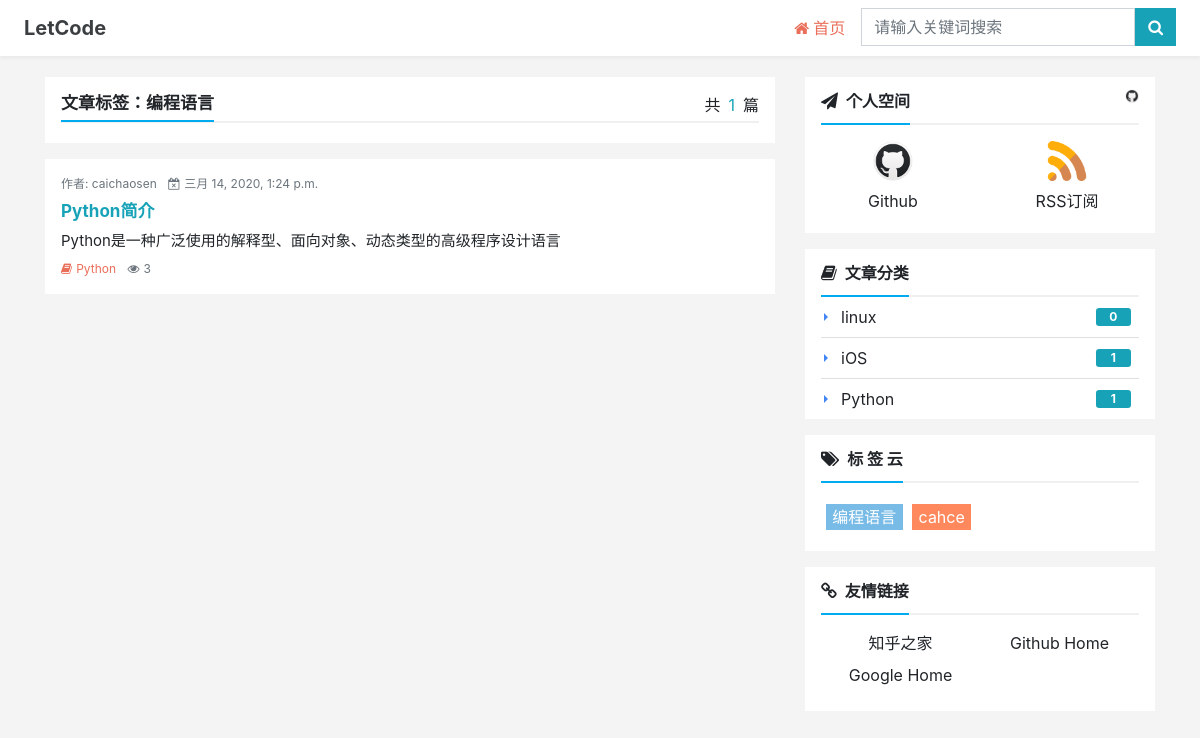
Page /ntag/1 on the committed database.
### blog/models.py (models this page shows, shortened)
class Tag(models.Model):
    STATUS_NORMAL = 1
    STATUS_DELETE = 0
    STATUS_ITEMS = [
        (STATUS_NORMAL,'正常'),
        (STATUS_DELETE, '删除')
    ]
    name = models.CharField(max_length=10, verbose_name='名称')
    status = models.PositiveIntegerField(default=STATUS_NORMAL,choices=STATUS_ITEMS,verbose_name='状态')
    owner = models.ForeignKey(User,on_delete=models.CASCADE,verbose_name='作者')
    create_time = models.DateTimeField(auto_now_add=True,verbose_name='创建时间')
    desc = models.CharField(max_length=2020, verbose_name='标签描述', default='')
    class Meta:
        verbose_name = verbose_name_plural = '标签'

class Post(models.Model):
    STATUS_NORMAL = 1
    STATUS_DELETE = 0
    STATUS_DRAFT = 2
    STATUS_ITEMS = [
        (STATUS_NORMAL,'正常'),
        (STATUS_DRAFT, '草稿'),
        (STATUS_DELETE, '删除')
    ]
    title = models.CharField(max_length=255, verbose_name='标题')
    desc = models.CharField(max_length=1024,blank=True, verbose_name='摘要')
    content = models.TextField(verbose_name='正文',help_text='正文必须为Markdown格式')
    status = models.PositiveIntegerField(default=STATUS_NORMAL, choices=STATUS_ITEMS, verbose_name='状态')
    create_time = models.DateTimeField(auto_now_add=True, verbose_name='创建时间')
    category = models.ForeignKey(Category,on_delete=models.CASCADE,verbose_name='分类')
    tag = models.ManyToManyField(Tag,verbose_name='标签')
    owner = models.ForeignKey(User,on_delete=models.CASCADE, verbose_name='作者')
    is_md = models.BooleanField(default=False,verbose_name='使用markdown语法')
    content_html = models.TextField(verbose_name='正文html格式', blank=True, editable=False)
    pv = models.PositiveIntegerField(default=1)
    uv = models.PositiveIntegerField(default=1)
    @staticmethod
    def get_by_tag(tag_id):
        try:
            tag = Tag.objects.get(id=tag_id)
        except Tag.DoesNotExist:
            tag = None
            post_list = []
        else:
            post_list = tag.post_set.filter(status=Post.STATUS_NORMAL).select_related('owner','category')
        return post_list,tag
    class Meta:
        verbose_name = verbose_name_plural = '文章'
        ordering = ['-id']

class Category(models.Model):
    STATUS_NORMAL = 1
    STATUS_DELETE = 0
    STATUS_ITEMS = [
        (STATUS_NORMAL,'正常'),
        (STATUS_DELETE, '删除')
    ]
    name = models.CharField(max_length=50, verbose_name='名称')
    status = models.PositiveIntegerField(default=STATUS_NORMAL,choices=STATUS_ITEMS,verbose_name='状态')
    is_nav = models.BooleanField(default=False,verbose_name='是否为导航')
    owner = models.ForeignKey(User,on_delete=models.CASCADE,verbose_name='作者')
    create_time = models.DateTimeField(auto_now_add=True,verbose_name='创建时间')
    desc = models.CharField(max_length=2020,verbose_name='分类描述',default='')
    def link_post_count(self):
        return Post.objects.filter(category_id=self.id).count()
    class Meta:
        verbose_name = verbose_name_plural = '分类'
        ordering = ['-id']

### config/models.py (models this page shows)
class Link(models.Model):
    STATUS_NORMAL = 1
    STATUS_DELETE = 0
    STATUS_ITEMS = [
        (STATUS_NORMAL,'正常'),
        (STATUS_DELETE, '删除')
    ]
    title = models.CharField(max_length=50, verbose_name='标题')
    status = models.PositiveIntegerField(default=STATUS_NORMAL, choices=STATUS_ITEMS, verbose_name='状态')
    href = models.URLField(verbose_name='链接')
    weight = models.PositiveIntegerField(default=1,
                                         choices=zip(range(1,6),range(1,6)),
                                         verbose_name='权重',
                                         help_text='权重高展示顺序靠前')
    owner = models.ForeignKey(User,on_delete=models.CASCADE, verbose_name='作者')
    create_time = models.DateTimeField(auto_now_add=True, verbose_name='创建时间')
    class Meta:
        verbose_name = verbose_name_plural = '友链'

### blog/views.py (the view)
# urls.py: path('ntag/<int:tag_id>',TagIndexView.as_view(), name='ntag-detail'),
class TagIndexView(ListView):
    queryset = Post.lastes_posts()
    paginate_by = 8
    template_name = 'blog/_tag.html'
    context_object_name = 'post_list'
    def get_context_data(self, *args, **kwargs):
        context = super(TagIndexView, self).get_context_data(**kwargs)
        tags = Tag.objects.filter(status=Tag.STATUS_NORMAL)
        categorys = Category.objects.filter(status=Category.STATUS_NORMAL)
        tag_id = self.kwargs.get('tag_id')
        tag = get_object_or_404(Tag, pk=tag_id)
        post_list = Post.get_by_tag(tag_id)[0]
        links = Link.objects.filter(status=Link.STATUS_NORMAL)
        context.update({
            'keyword': '',
            'tags': tags,
            'categorys': categorys,
            'links': links,
            'post_list': post_list,
            'tag': tag,
        })
        return context

### typeidea/templates/blog/_tag.html (shortened to what this page needs)
{% load static %}
<!doctype html>
<html lang="en">
<head>
    <link href="https://cdn.bootcss.com/twitter-bootstrap/4.3.1/css/bootstrap.min.css" rel="stylesheet">
    <link href="https://cdn.bootcss.com/font-awesome/4.7.0/css/font-awesome.min.css" rel="stylesheet">
    <link href="{% static 'css/blog/base.css' %}" rel="stylesheet"/>
</head>
<body>
<nav class="navbar navbar-expand-md bg-white fixed-top blog-navbar py-md-0">
    <a class="navbar-brand d-md-none d-lg-block" id="site-logo-name" href="/index/">
        <strong class="px-2">LetCode</strong>
    </a>
    <div class="collapse navbar-collapse" id="navbarSupportedContent">
        <ul class="navbar-nav ml-auto">
            <li class="nav-item mr-2">
                <a class="nav-link py-md-3 active" href="{% url 'nIndex'%}"><i class="fa fa-home mr-1"></i>首页<span class="sr-only">(current)</span></a>
            </li>
            <form class="nav-item navbar-form mr-2 py-md-2" role="search" method="get" id="searchform" action="/nsearch/">
                 <div class="input-group">
                    <input type="search" name="keyword" class="form-control rounded-0" placeholder="请输入关键词搜索"
                           autocomplete="off" required=True value="{{ keyword }}">
                    <div class="input-group-btn">
                        <button class="btn btn-info rounded-0" type="submit"><i class="fa fa-search"></i></button>
                    </div>
                </div>
            </form>
        </ul>
    </div>
</nav>
<main>
<div class="container">
    <div class="row">
        <div class="col-lg-8">
            <div class="description bg-white px-3 pt-3 pb-1">
                <p class="float-right mb-0">共<span class="mx-2 text-info">{{ post_list.count }}</span>篇</p>
                <h1 class="f-17"><strong>文章标签：{{ tag.name }}</strong></h1>
            </div>
            <div class="text-secondary font-weight-bold py-2 f-15 choice">
            </div>
<div class="summary-list">
    {% for post in post_list %}
    <div class="media mb-1 mb-sm-2 p-2 p-lg-3">
        <div class="media-body">
            <div class="text-muted mb-2 f-12">
                <span>作者: {{ post.owner.username }}</span>
                <span><i class="fa fa-calendar-times-o ml-2 mr-1"></i>{{ post.create_time }}</span>
            </div>
            <h2 class="mt-0 font-weight-bold text-info f-17">
                <a href="{% url 'npost-detail' post.id %}" target="_blank">{{ post.title }}</a>
            </h2>
            <p class="d-none d-sm-block mb-2 f-15">{{ post.desc }}</p>
            <div class="text-muted mb-0 f-12">
                <a class="cate" href="{% url 'ncategory-detail' post.category.id %}" title="查看当前分类下更多文章">
                    <i class="fa fa-book mr-1"></i>{{ post.category.name }}</a>
                <span><i class="fa fa-eye ml-2 mr-1"></i>{{ post.pv }}</span>
            </div>
        </div>
    </div>
    {% endfor%}
</div>
        </div>
        <div class="col-lg-4">
            <div class="card border-0 rounded-0 px-3 mb-2 mb-md-3 d-none d-lg-block" id="home-card">
    <div class="card-header bg-white px-0">
        <strong><i class="fa fa-paper-plane mr-2 f-17"></i>个人空间</strong>
        <img class="float-right" id="theme-img"
             src="{% static 'images/github.png' %}"
             alt="theme-toggle" title="切换主题">
    </div>
    <div class="card-body px-0 pt-3 pb-1">
        <div class="row text-center">
            <div class="col">
                <a href="https://github.com/TisonCai" target="_blank" title="进入博主的Github查看博客源码">
                    <img style="max-width:40px" alt="博主的github" src="{% static 'images/github.png' %}">
                    <p class="mt-2">Github</p>
                </a>
            </div>
            <div class="col">
                <a href="{% url 'django.blog.sitemap' %}" target="_blank" title="订阅博客">
                    <img style="max-width:40px" alt="订阅博客RSS" src="{% static 'images/rss.png' %}">
                    <p class="mt-2">RSS订阅</p>
                </a>
            </div>
        </div>
    </div>
</div>
            <div class="card border-0 rounded-0 px-3 mb-2 mb-md-3" id="category-card">
    <div class="card-header bg-white px-0">
        <strong><i class="fa fa-book mr-2 f-17"></i>文章分类</strong>
    </div>
    <ul class="list-group list-group-flush f-16">
        {% for cate in categorys %}
        <li class="list-group-item d-flex justify-content-between align-items-center pr-2 py-2">
            <a class="category-item" href="{% url 'ncategory-detail' cate.id %}"
               title="查看{{ cate.name }}分类下所有文章">{{ cate.name }}</a>
            <span class="badge text-center" title="当前分类下有{{ cate.link_post_count }}篇文章">{{ cate.link_post_count }}</span>
        </li>
        {% endfor %}
    </ul>
</div>
            <div class="card border-0 rounded-0 px-3 mb-2 mb-md-3" id="tag-card">
    <div class="card-header bg-white px-0">
        <strong><i class="fa fa-tags mr-2 f-17"></i>标&nbsp;签&nbsp;云</strong>
    </div>
    <div class="card-body px-0 py-3">
        <div class="tag-cloud">
            {% for tag in tags %}
                <a href="{% url 'ntag-detail' tag.id %}" class="tags f-16" id="tag-1"
               title="{{ tag.name }}标签下有3篇文章">{{ tag.name }}</a>
            {% endfor %}
        </div>
    </div>
</div>
            <div class="d-none d-lg-block">
    <div class="card border-0 rounded-0 px-3 mb-2 mb-md-3" id="friends-card">
        <div class="card-header bg-white px-0">
            <strong><i class="fa fa-link mr-2 f-17"></i>友情链接</strong>
        </div>
        <div class="card-body px-0 py-3">
            <div class="tool-list">
                {% for link in links %}
                <div class="w-50 float-left text-center mb-2">
                    <div class="mx-2">
                        <a href="{{ link.href }}" title="{{ link.title }}" target="_blank">
                            {{ link.title }}</a>
                    </div>
                </div>
                {% endfor %}
            </div>
        </div>
    </div>
</div>
        </div>
    </div>
</div>
</main>
</body>
</html>

### typeidea/static/css/blog/base.css (style rules this page uses)
.headroom { transition: transform 300ms linear; }
body { background: #f4f4f4; padding-top:4.8rem; display: -webkit-flex; display: flex; min-height: 100vh; flex-direction: column; }
main { flex: 1 0 auto; }
.container { padding-right: 5px; padding-left: 5px; }
a { color: inherit; }
.h1, h1 { font-size: 1.4em; }
.h2, h2 { font-size: 1.3em; }
.f-17 { font-size:13px; }
.f-16 { font-size:12px; }
.f-15 { font-size:11px; }
.f-12 { font-size:8px; }
#site-logo-name, #site-logo-name:hover, #site-logo-name:active { color: #3c3f41; }
.blog-navbar { box-shadow: 0 2px 4px 0 rgba(0,0,0,0.05); }
.nav-item a.active { color: #ea6f5a; }
.description h1 { padding-bottom: 8px; border-bottom: 2px solid #f0f0f0; }
.description strong { padding-bottom: 7px; border-bottom: 2px solid #00AAEE; }
.summary-list .media { background-color: #fff; }
.summary-list .cate { color: #ea6f5a; }
#theme-img { width: auto; max-height: 14px; cursor: pointer; }
#home-card .card-header, #tag-card .card-header, #category-card .card-header, #friends-card .card-header { border-bottom: 2px solid #f0f0f0; padding-bottom:10px; }
#home-card .card-header strong, #tag-card .card-header strong, #category-card .card-header strong, #friends-card .card-header strong { padding-bottom:12px; border-bottom: 2px solid #00AAEE; }
#category-card .badge { width: 2.2rem; background-color: #17a2b8; color: #fff; font-weight: 700; border-radius: .2rem; }
.category-item:before { position: absolute; top: 1em; left: .2rem; width: 0; height: 0; border-style: solid; border-color: #fff #fff #fff #4285f4; -webkit-transform-origin: 25% center; transform-origin: 25% center; border-width: 4px; content: ""; }
.tag-cloud { width: 100%; margin: auto; overflow: hidden; text-align: left; }
.tags { color:#fff; padding: .08rem .4rem; float: left; text-align: center; margin: .3rem; transition: all .5s; }
.tags:nth-child(9n+1) { background:#78BBE6; }
.tags:nth-child(9n+2) { background:#FF895D; }
@media (min-width: 576px) { .container { max-width: none; padding-right: 10px; padding-left: 10px; } }
@media (min-width: 576px) { .f-17 { font-size:14px; } }
@media (min-width: 576px) { .f-16 { font-size:13px; } }
@media (min-width: 576px) { .f-15 { font-size:12px; } }
@media (min-width: 576px) { .f-12 { font-size:9px; } }
@media (min-width: 768px) { .container { max-width: 750px; padding-right: 12px; padding-left: 12px; } }
@media (min-width: 768px) { .f-17 { font-size:16px; } }
@media (min-width: 768px) { .f-16 { font-size:15px; } }
@media (min-width: 768px) { .f-15 { font-size:14px; } }
@media (min-width: 768px) { .f-12 { font-size:11px; } }
@media (min-width: 992px) { .container { max-width: 970px; padding-right: 15px; padding-left: 15px; } }
@media (min-width: 1200px) { .container { max-width: 1140px; } }
@media (min-width: 1200px) { .f-17 { font-size:17px; } }
@media (min-width: 1200px) { .f-16 { font-size:16px; } }
@media (min-width: 1200px) { .f-15 { font-size:15px; } }
@media (min-width: 1200px) { .f-12 { font-size:12px; } }

### rows in the picture
Tag: name "编程语言"
Post: owner.username "caichaosen", create_time "三月 14, 2020, 1:24 p.m.", title "Python简介", desc "Python是一种广泛使用的解释型、面向对象、动态类型的高级程序设计语言", category.name "Python", pv "3"
Category: name "linux", link_post_count "0"
Category: name "iOS", link_post_count "1"
Category: name "Python", link_post_count "1"
Tag: name "cahce"
Link: title "知乎之家"
Link: title "Github Home"
Link: title "Google Home"

### other values in the picture
{{ post_list.count }} "1"
